Frame 1 (no input): blank canvas, image omitted
Frame 60 (no input): blank canvas, image omitted
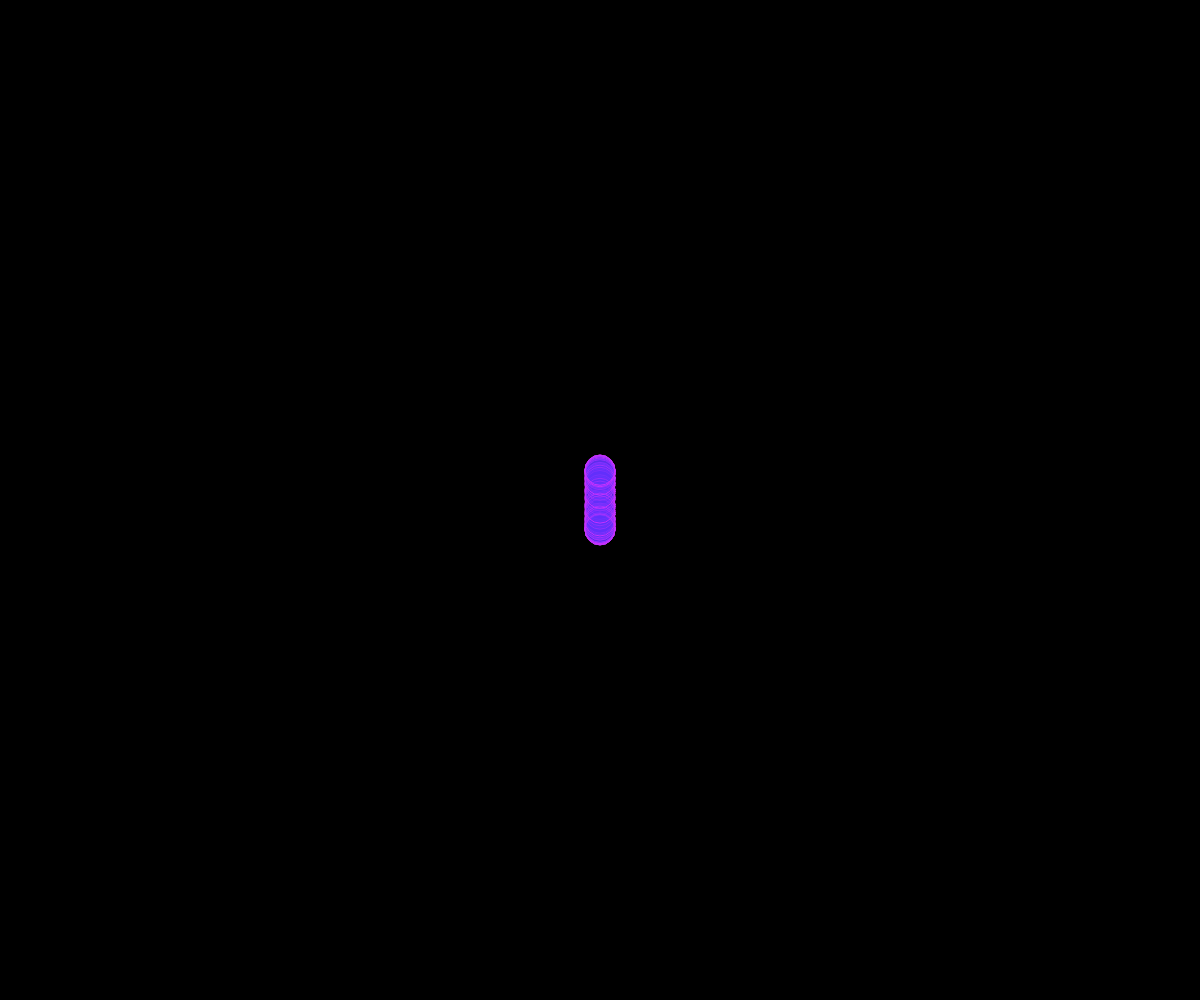
Frame 120 (the mouse pressed at the canvas centre since frame 60)

The p5.js sketch whose frames 1 and 60 were blank and that drew this single picture after the mouse press (run headless with seeded random() and noise() and a simulated clock; from frame 60 on, the mouse is pressed at the canvas centre):

// p5.js sketch
// ── sketch.js
var d;
var angle1 = 0;
var angle2 = 0;
var angle3 = 0;
var angle4 = 0;
var angle5 = 0;
var angle6 = 0;
var circles = [];

var ang1=0;
var ang2=0;
var balls = [];


function setup() {
	createCanvas(windowWidth, windowHeight);
  d = height/3*2;
	background(0);
}

function mousePressed() {
	if(mouseX < windowWidth/2)
		circles.push(new Circle(mouseX, mouseY));
	else {
		balls.push(new Ball(mouseX, mouseY));
	}
}


function draw() {

	for(i = 0; i < circles.length; i++) {
		if(i % 6 == 0)
			circles[i].display1();
		else if (i % 6 == 5) {
			circles[i].display2();
		}
		else if (i % 6 == 4) {
			circles[i].display3();
		}
		else if (i % 6 == 3) {
			circles[i].display4();
		}
		else if (i % 6 == 2) {
			circles[i].display5();
		}
		else {
			circles[i].display6();
		}
	}

	for(i = 0; i < balls.length; i++) {
    if(i % 2 == 0)
		  balls[i].display1();
    else {
      balls[i].display2();
    }
  }
}





function Circle(x, y) {

	this.pos = createVector(x, y)


	this.display1 = function() {
		angle1 += 0.01;
		var d1 = (sin(angle1) * d/5 );
		fill(255, 224, 0, 100);
		stroke(255, 170, 0);
		ellipse(this.pos.x, this.pos.y, d1);
	}

	this.display2 = function() {
		angle2 += 0.01;
		var d2 = (sin(angle2 + PI/2) * d/4.5 );
		fill(255, 75, 0, 100);
		stroke(255, 170, 0);
		ellipse(this.pos.x, this.pos.y, d2);
	}
	this.display3 = function() {
		angle3 += 0.01;
		var d3 = (sin(angle3 + PI) * d/4.5 );
		fill(255, 224, 0, 100);
		stroke(255, 170, 0);
		ellipse(this.pos.x, this.pos.y, d3);
	}

	this.display4 = function() {
		angle4 += 0.01;
		var d1 = (sin(angle4) * d/4	);
		fill(255, 75, 0, 100);
		stroke(255, 170, 0);
		ellipse(this.pos.x, this.pos.y, d1);
	}
	this.display5 = function() {
		angle5 += 0.01;
		var d2 = (sin(angle5 + PI/2) * d/5 );
		fill(255, 224, 0, 100);
		stroke(255, 170, 0);
	  ellipse(this.pos.x, this.pos.y, d2);
	}

	this.display6 = function() {
		angle6 += 0.01;
		var d3 = (sin(angle6 + PI) * d/5 );
		fill(255, 75, 0, 100);
		stroke(255, 170, 0);
		ellipse(this.pos.x, this.pos.y, d3);
	}

}


function Ball(x, y, r) {
  this.pos = createVector(x, y);
  r = 30;

  this.display1 = function(){
    ang1 += .5;
    var y1 = y + (r * sin(ang1));
    fill(100, 50, 255, 50);
    stroke(200, 50, 255);
    ellipse(x, y1, r, r);
  }

  this.display2 = function(){
    ang2 += .5;
    var x1 = x + (r * sin(ang2));
    fill(100, 250, 255, 50);
    stroke(200, 250, 255);
    ellipse(x1, y, r, r);
  }

}
